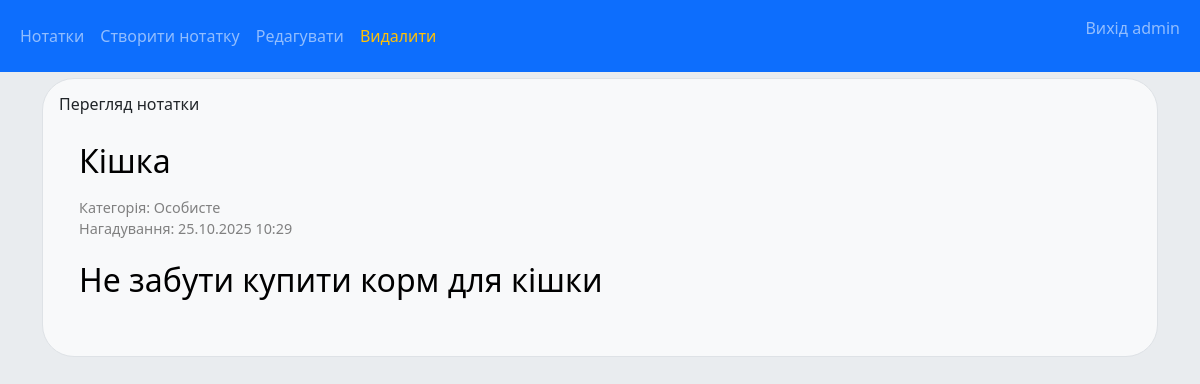
The app's page /notes/6/ (signed in) with its own data.
### notes/models.py (models this page shows, shortened)
class Note(models.Model):
    note_category = models.ForeignKey(Category, on_delete=models.CASCADE)
    note_title = models.CharField(max_length=200)
    note_text = models.TextField()
    note_reminder = models.DateTimeField("date reminder")
    note_created_at = models.DateTimeField(auto_now_add=True)
    author = models.ForeignKey(User, on_delete=models.SET_NULL, null=True, blank=True)

class Category(models.Model):
    cat_title = models.CharField(max_length=200)
    def __str__(self):
        return self.cat_title

### notes/views.py (the view)
# urls.py: path("<int:pk>/", views.DetailView.as_view(), name="note_detail"),
class DetailView(LoginRequiredMixin, UserPassesTestMixin, generic.DetailView):
    model = Note
    template_name = "notes/note_detail.html"
    def test_func(self):
        note = self.get_object()
        return note.author == self.request.user

### notes/templates/notes/note_detail.html (shortened to what this page needs)
{% extends "notes/base.html" %}
{% block edit %}
    <li class="nav-item">
        <a class="nav-link" href="{% url 'notes:edit_note' note.id %}">Редагувати</a>
    </li>
{% endblock %}
{% block delete %}
<li class="nav-item">
  <a class="nav-link text-warning" href="#" data-bs-toggle="modal" data-bs-target="#confirmDeleteModal">
    Видалити
  </a>
</li>
{% endblock %}
{% block content %}
    <h6>Перегляд нотатки</h6>
    <div class="note-detail">
        <h2>{{ note.note_title|linebreaks }}</h2>
        <p class="note-meta">
            Категорія: {{ note.note_category}}<br>
            Нагадування: {{ note.note_reminder|date:"d.m.Y H:i" }}
        </p>
        <div class="note-content" style="font-size: 2em;">
            {{ note.note_text|linebreaks }}
        </div>
    </div>
{% endblock %}

### notes/templates/notes/base.html (shortened to what this page needs)
{% load static %}
<link rel="stylesheet" href="{% static 'notes/css/style.css' %}">
<link rel="stylesheet" href="{% static 'notes/css/bootstrap.css' %}">
{% load crispy_forms_tags %}
<!DOCTYPE html>
<html lang="en">
<head>
</head>
<body style="background-color: #e9ecef">
    <div style="padding-top:30px;"></div>
    <div class="container">
        <nav class="navbar navbar-expand-sm bg-primary navbar-dark fixed-top">
            <div class="container-fluid">
                <ul class="navbar-nav">
                    {% block index %}
                    <li class="nav-item">
                        <a class="nav-link" href="{% url 'notes:index' %}">Нотатки</a>
                    </li>
                    {% endblock %}
                    {% block new %}
                    <li class="nav-item">
                        <a class="nav-link" href="{% url 'notes:add_note' %}">Створити нотатку</a>
                    </li>
                    {% endblock %}
                    {% block edit %}{% endblock %}
                    {% block delete %}{% endblock %}
                </ul>
                <ul class="navbar-nav ms-auto">
                    {% block menu_user %}
                        {% if user.is_authenticated %}
                            <li class="nav-item">
                                <form id="logout-form" method="post" action="{% url 'logout' %}">
                                    <button type="submit" class="nav-link">Вихід  {{ user.get_username }}</button>
                                </form>
                            </li>
                        {% else %}
                            <li class="nav-item">
                                <a class="nav-link" href="{% url 'login' %}?next={{ request.path }}">Увійти</a>
                            </li>
                        {% endif %}
                    {% endblock %}
                </ul>
            </div>
        </nav>
        <div class="container-md bg-light p-3 my-5 rounded-5 border">
            <div id="content">
                {% block content %}{% endblock %}
            </div>
        </div>
    </div>
</body>
</html>

### notes/static/notes/css/style.css (style rules this page uses)
body { font-family: Arial, sans-serif; margin: 4em; background-color: #f1f1f1; }
.note-detail { color: black; padding: 20px; border-radius: 8px; margin: 0 auto; }
.note-meta { color: gray; font-size: 0.9em; }
a { color: #005BFF; text-decoration: none; font-size: 24px; }

### records on screen
Note: note_title "Кішка", note_category "Особисте", note_reminder "25.10.2025 10:29", note_text "Не забути купити корм для кішки"

### other values on screen
{{ user.get_username }} "admin"
